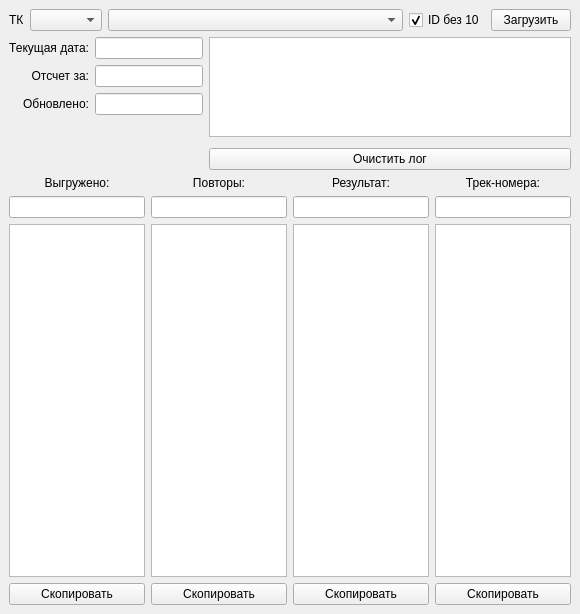
<?xml version="1.0" encoding="UTF-8"?>
<ui version="4.0">
 <class>MainWindow</class>
 <widget class="QMainWindow" name="MainWindow">
  <property name="geometry">
   <rect>
    <x>0</x>
    <y>0</y>
    <width>580</width>
    <height>614</height>
   </rect>
  </property>
  <property name="minimumSize">
   <size>
    <width>580</width>
    <height>614</height>
   </size>
  </property>
  <property name="windowTitle">
   <string>Менеджер отчетов ТК</string>
  </property>
  <widget class="QWidget" name="centralwidget">
   <layout class="QVBoxLayout" name="verticalLayout_4">
    <item>
     <layout class="QHBoxLayout" name="horizontalLayout_2">
      <property name="spacing">
       <number>6</number>
      </property>
      <property name="sizeConstraint">
       <enum>QLayout::SetDefaultConstraint</enum>
      </property>
      <item>
       <widget class="QLabel" name="label_6">
        <property name="text">
         <string>ТК</string>
        </property>
       </widget>
      </item>
      <item>
       <widget class="QComboBox" name="cb_tk"/>
      </item>
      <item>
       <widget class="QComboBox" name="cb_file">
        <property name="sizePolicy">
         <sizepolicy hsizetype="Expanding" vsizetype="Fixed">
          <horstretch>0</horstretch>
          <verstretch>0</verstretch>
         </sizepolicy>
        </property>
       </widget>
      </item>
      <item>
       <widget class="QCheckBox" name="chb_id10">
        <property name="text">
         <string>ID без 10</string>
        </property>
        <property name="checked">
         <bool>true</bool>
        </property>
       </widget>
      </item>
      <item>
       <widget class="QPushButton" name="btn_upload">
        <property name="text">
         <string>Загрузить</string>
        </property>
       </widget>
      </item>
     </layout>
    </item>
    <item>
     <layout class="QHBoxLayout" name="horizontalLayout_5"/>
    </item>
    <item>
     <layout class="QHBoxLayout" name="horizontalLayout_4">
      <property name="sizeConstraint">
       <enum>QLayout::SetDefaultConstraint</enum>
      </property>
      <item>
       <layout class="QVBoxLayout" name="verticalLayout_7">
        <item>
         <layout class="QFormLayout" name="formLayout">
          <property name="sizeConstraint">
           <enum>QLayout::SetDefaultConstraint</enum>
          </property>
          <property name="labelAlignment">
           <set>Qt::AlignRight|Qt::AlignTrailing|Qt::AlignVCenter</set>
          </property>
          <item row="0" column="0">
           <widget class="QLabel" name="label_4">
            <property name="text">
             <string>Текущая дата:</string>
            </property>
            <property name="alignment">
             <set>Qt::AlignRight|Qt::AlignTrailing|Qt::AlignVCenter</set>
            </property>
           </widget>
          </item>
          <item row="0" column="1">
           <widget class="QLineEdit" name="le_date">
            <property name="sizePolicy">
             <sizepolicy hsizetype="Fixed" vsizetype="Fixed">
              <horstretch>0</horstretch>
              <verstretch>0</verstretch>
             </sizepolicy>
            </property>
           </widget>
          </item>
          <item row="1" column="0">
           <widget class="QLabel" name="label_3">
            <property name="text">
             <string>Отсчет за:</string>
            </property>
            <property name="alignment">
             <set>Qt::AlignRight|Qt::AlignTrailing|Qt::AlignVCenter</set>
            </property>
           </widget>
          </item>
          <item row="1" column="1">
           <widget class="QLineEdit" name="le_report_date">
            <property name="sizePolicy">
             <sizepolicy hsizetype="Fixed" vsizetype="Fixed">
              <horstretch>0</horstretch>
              <verstretch>0</verstretch>
             </sizepolicy>
            </property>
           </widget>
          </item>
          <item row="2" column="0">
           <widget class="QLabel" name="label_7">
            <property name="text">
             <string>Обновлено:</string>
            </property>
            <property name="alignment">
             <set>Qt::AlignRight|Qt::AlignTrailing|Qt::AlignVCenter</set>
            </property>
           </widget>
          </item>
          <item row="2" column="1">
           <widget class="QLineEdit" name="le_last_repeats_date">
            <property name="sizePolicy">
             <sizepolicy hsizetype="Fixed" vsizetype="Fixed">
              <horstretch>0</horstretch>
              <verstretch>0</verstretch>
             </sizepolicy>
            </property>
           </widget>
          </item>
         </layout>
        </item>
       </layout>
      </item>
      <item>
       <layout class="QVBoxLayout" name="verticalLayout_3">
        <item>
         <widget class="QPlainTextEdit" name="pe_log">
          <property name="sizePolicy">
           <sizepolicy hsizetype="Expanding" vsizetype="Maximum">
            <horstretch>0</horstretch>
            <verstretch>0</verstretch>
           </sizepolicy>
          </property>
          <property name="maximumSize">
           <size>
            <width>16777215</width>
            <height>100</height>
           </size>
          </property>
         </widget>
        </item>
        <item>
         <spacer name="verticalSpacer">
          <property name="orientation">
           <enum>Qt::Vertical</enum>
          </property>
          <property name="sizeType">
           <enum>QSizePolicy::Minimum</enum>
          </property>
          <property name="sizeHint" stdset="0">
           <size>
            <width>20</width>
            <height>5</height>
           </size>
          </property>
         </spacer>
        </item>
        <item>
         <widget class="QPushButton" name="btn_clean_log">
          <property name="text">
           <string>Очистить лог</string>
          </property>
         </widget>
        </item>
       </layout>
      </item>
     </layout>
    </item>
    <item>
     <layout class="QHBoxLayout" name="horizontalLayout">
      <property name="sizeConstraint">
       <enum>QLayout::SetMaximumSize</enum>
      </property>
      <item>
       <layout class="QVBoxLayout" name="verticalLayout">
        <item>
         <widget class="QLabel" name="label">
          <property name="text">
           <string>Выгружено:</string>
          </property>
          <property name="alignment">
           <set>Qt::AlignCenter</set>
          </property>
         </widget>
        </item>
        <item>
         <widget class="QLineEdit" name="le_uploaded"/>
        </item>
        <item>
         <widget class="QPlainTextEdit" name="pe_uploaded">
          <property name="readOnly">
           <bool>true</bool>
          </property>
         </widget>
        </item>
        <item>
         <widget class="QPushButton" name="btn_copy_uploaded">
          <property name="text">
           <string>Скопировать</string>
          </property>
         </widget>
        </item>
       </layout>
      </item>
      <item>
       <layout class="QVBoxLayout" name="verticalLayout_2">
        <item>
         <widget class="QLabel" name="label_2">
          <property name="text">
           <string>Повторы:</string>
          </property>
          <property name="alignment">
           <set>Qt::AlignCenter</set>
          </property>
         </widget>
        </item>
        <item>
         <widget class="QLineEdit" name="le_repeats"/>
        </item>
        <item>
         <widget class="QPlainTextEdit" name="pe_repeats">
          <property name="readOnly">
           <bool>true</bool>
          </property>
         </widget>
        </item>
        <item>
         <widget class="QPushButton" name="btn_copy_repeats">
          <property name="text">
           <string>Скопировать</string>
          </property>
         </widget>
        </item>
       </layout>
      </item>
      <item>
       <layout class="QVBoxLayout" name="verticalLayout_16">
        <item>
         <widget class="QLabel" name="label_5">
          <property name="text">
           <string>Результат:</string>
          </property>
          <property name="alignment">
           <set>Qt::AlignCenter</set>
          </property>
         </widget>
        </item>
        <item>
         <widget class="QLineEdit" name="le_result"/>
        </item>
        <item>
         <widget class="QPlainTextEdit" name="pe_result">
          <property name="readOnly">
           <bool>true</bool>
          </property>
         </widget>
        </item>
        <item>
         <widget class="QPushButton" name="btn_copy_result">
          <property name="text">
           <string>Скопировать</string>
          </property>
         </widget>
        </item>
       </layout>
      </item>
      <item>
       <layout class="QVBoxLayout" name="verticalLayout_17">
        <item>
         <widget class="QLabel" name="label_8">
          <property name="text">
           <string>Трек-номера:</string>
          </property>
          <property name="alignment">
           <set>Qt::AlignCenter</set>
          </property>
         </widget>
        </item>
        <item>
         <widget class="QLineEdit" name="le_track_id"/>
        </item>
        <item>
         <widget class="QPlainTextEdit" name="pe_track_id">
          <property name="readOnly">
           <bool>true</bool>
          </property>
         </widget>
        </item>
        <item>
         <widget class="QPushButton" name="btn_copy_track_id">
          <property name="text">
           <string>Скопировать</string>
          </property>
         </widget>
        </item>
       </layout>
      </item>
     </layout>
    </item>
   </layout>
  </widget>
 </widget>
 <resources/>
 <connections/>
</ui>
